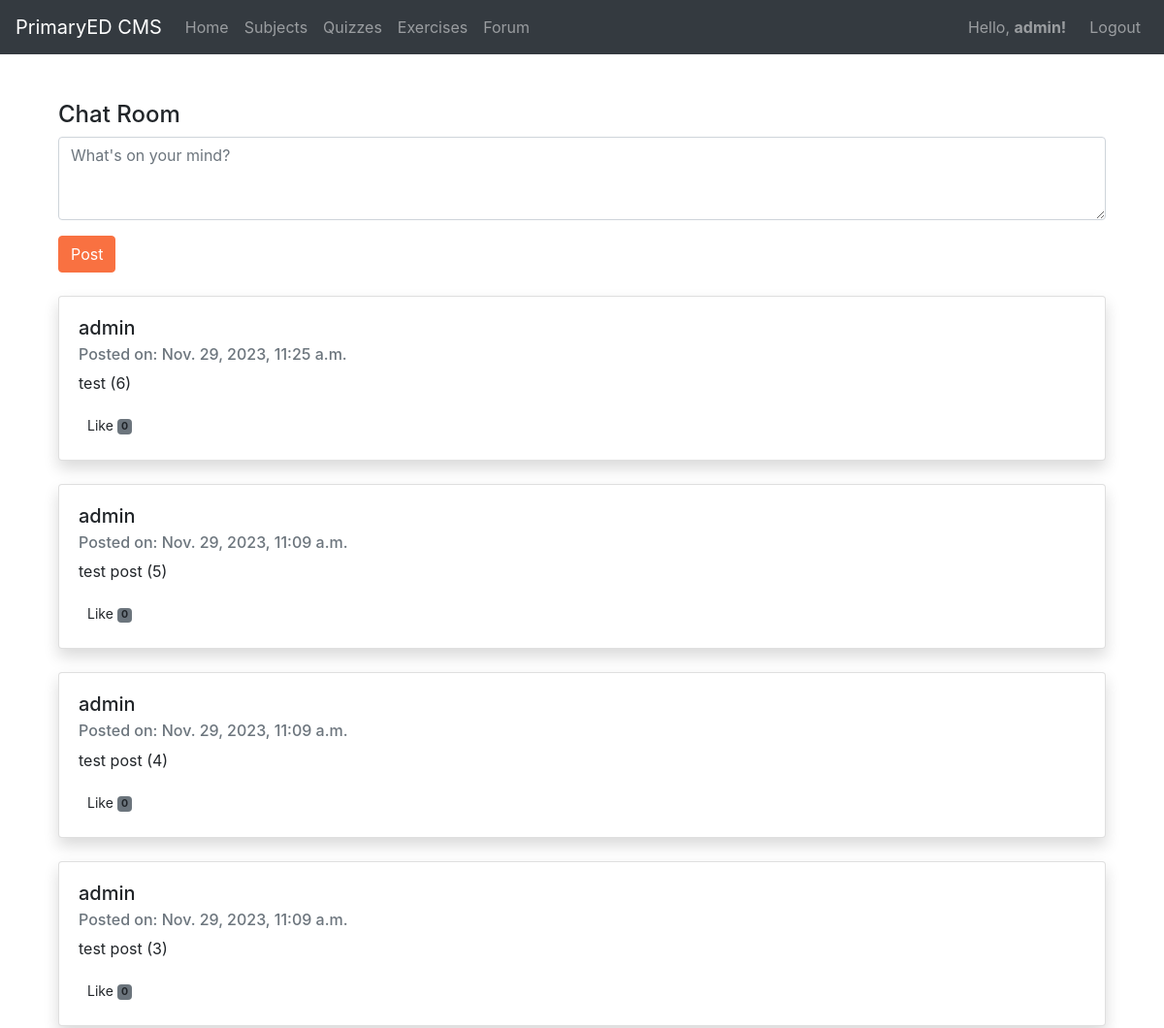
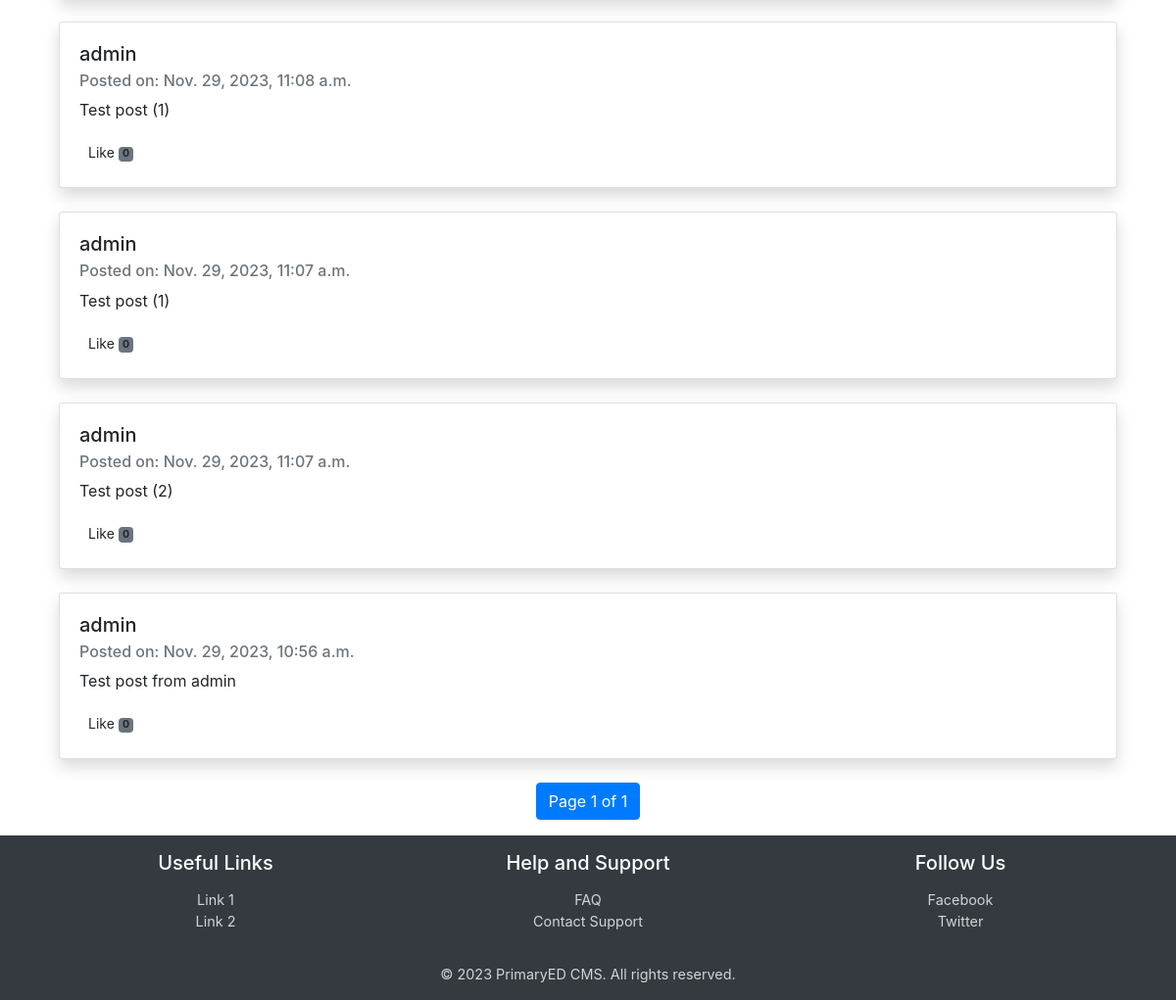
/forum (signed in), run on the app's committed database (2 pictures, top to bottom).
### core/models.py (models this page shows, shortened)
class User(AbstractUser):
    pass

class Post (models.Model):
    post = models.CharField(max_length=500)
    user = models.ForeignKey(User, on_delete=models.CASCADE, related_name="posts")
    timestamp = models.DateTimeField(auto_now_add=True)
    likes = models.ManyToManyField(User, blank=True, related_name="liked_posts")

### core/views.py (the view)
# urls.py: path('forum', views.forum, name='forum'),
def forum(request):
    posts_list = Post.objects.all().order_by('-timestamp')
    paginator = Paginator(posts_list, 10)
    page_number = request.GET.get('page')
    posts = paginator.get_page(page_number)
    return render(request, "core/forum.html", {"posts": posts})

### core/templates/core/forum.html (shortened to what this page needs)
{% extends "core/base.html" %}
{% load static %}
{% block body %}
<div class="container mt-4">
  {% if user.is_authenticated %}
  <div class="new-post mb-4">
    <form method="post" action="{% url 'new_post' %}">
      <div class="form-group">
        <label for="post" class="h4">Chat Room</label>
        <textarea class="form-control" id="post" name="post_content" placeholder="What's on your mind?" rows="3"></textarea>
      </div>
      <button type="submit" class="btn btn-primary">Post</button>
    </form>
  </div>
  {% endif %}
  <div class="posts">
    {% for post in posts %}
    <div class="post card shadow mb-4">
      <div class="card-body">
        <h5 class="card-title">{{ post.user.username }}</h5>
        <h6 class="card-subtitle mb-2 text-muted">Posted on: {{ post.timestamp }}</h6>
        <p class="card-text">{{ post.post }}</p>
        {% if user.is_authenticated %}
        <button id="like-btn-{{ post.id }}" type="button" class="btn btn-sm {% if request.user in post.likes.all %}liked{% else %}unliked{% endif %}" onclick="toggleLike('{{ post.id }}')" data-liked="{% if request.user in post.likes.all %}true{% else %}false{% endif %}">
          Like <span class="badge bg-secondary">{{ post.likes.count }}</span>
        </button>
        {% endif %}
      </div>
    </div>
    {% empty %}
    <div class="alert alert-info" role="alert">No posts to display.</div>
    {% endfor %}
  </div>
  <nav aria-label="Page navigation">
    <ul class="pagination justify-content-center">
      <li class="page-item active">
        <span class="page-link">
          Page {{ posts.number }} of {{ posts.paginator.num_pages }}
        </span>
      </li>
    </ul>
  </nav>
</div>
{% endblock %}

### core/templates/core/base.html (shortened to what this page needs)
{% load static %}
<!DOCTYPE html>
<html lang="en">
<head>
    <link rel="stylesheet" href="https://stackpath.bootstrapcdn.com/bootstrap/4.5.2/css/bootstrap.min.css" />
    <link rel="stylesheet" href="{% static 'core/styles.css' %}" />
</head>
<body>
    <div class="main">
        <nav class="navbar navbar-expand-lg navbar-dark bg-dark">
            <a class="navbar-brand" href="{% url 'index' %}">PrimaryED CMS</a>
            <div class="collapse navbar-collapse" id="navbarNav">
                <ul class="navbar-nav mr-auto">
                    <li class="nav-item">
                        <a class="nav-link" href="{% url 'index' %}">Home</a>
                    </li>
                    {% if request.user.is_authenticated %}
                        <li class="nav-item">
                            <a class="nav-link" href="{% url 'subject_list' %}">Subjects</a>
                        </li>
                        <li class="nav-item">
                            <a class="nav-link" href="#">Quizzes</a>
                        </li>
                        <li class="nav-item">
                            <a class="nav-link" href="#">Exercises</a>
                        </li>
                        <li class="nav-item">
                            <a class="nav-link" href="{% url 'forum' %}">Forum</a>
                        </li>
                    {% endif %}
                </ul>
                <ul class="navbar-nav">
                    {% if request.user.is_authenticated %}
                        <li class="nav-item">
                            <span class="navbar-text mr-3">Hello, <strong>{{ request.user.username }}!</strong></span>
                        </li>
                        <li class="nav-item">
                            <a class="nav-link" href="{% url 'logout' %}">Logout</a>
                        </li>
                    {% endif %}
                </ul>
            </div>
        </nav>
        <div class="container mt-4">{% block body %} {% endblock %}</div>
    </div>
    <footer class="footer text-center py-3 small-text">
        <div class="container">
            <div class="row">
                <div class="col-md-4">
                    <h5>Useful Links</h5>
                    <ul class="list-unstyled">
                        <li><a href="#">Link 1</a></li>
                        <li><a href="#">Link 2</a></li>
                    </ul>
                </div>
                <div class="col-md-4">
                    <h5>Help and Support</h5>
                    <ul class="list-unstyled">
                        <li><a href="#">FAQ</a></li>
                        <li><a href="#">Contact Support</a></li>
                    </ul>
                </div>
                <div class="col-md-4">
                    <h5>Follow Us</h5>
                    <ul class="list-unstyled">
                        <li><a href="#">Facebook</a></li>
                        <li><a href="#">Twitter</a></li>
                    </ul>
                </div>
            </div>
            <div class="mt-3">
                &copy; 2023 PrimaryED CMS. All rights reserved.
            </div>
        </div>
    </footer>
</body>
</html>

### core/static/core/styles.css (style rules this page uses)
html, body { height: 100%; margin: 0; }
body { display: flex; flex-direction: column; min-height: 100vh; }
.main { flex: 1; display: flex; flex-direction: column; }
.footer { background-color: #343a40; color: #d3d3d3; }
.footer a { color: #d3d3d3; }
.footer h5 { color: white; margin-bottom: 15px; }
.btn-primary { background-color: #f97141; border-color: #f97141; }
.small-text { font-size: 0.9rem; }

### data on the page
User: user.username "admin"
Post: user.username "admin", timestamp "Nov. 29, 2023, 11:25 a.m.", post "test (6)", likes.count "0"
Post: user.username "admin", timestamp "Nov. 29, 2023, 11:09 a.m.", post "test post (5)", likes.count "0"
Post: user.username "admin", timestamp "Nov. 29, 2023, 11:09 a.m.", post "test post (4)", likes.count "0"
Post: user.username "admin", timestamp "Nov. 29, 2023, 11:09 a.m.", post "test post (3)", likes.count "0"
Post: user.username "admin", timestamp "Nov. 29, 2023, 11:08 a.m.", post "Test post (1)", likes.count "0"
Post: user.username "admin", timestamp "Nov. 29, 2023, 11:07 a.m.", post "Test post (1)", likes.count "0"
Post: user.username "admin", timestamp "Nov. 29, 2023, 11:07 a.m.", post "Test post (2)", likes.count "0"
Post: user.username "admin", timestamp "Nov. 29, 2023, 10:56 a.m.", post "Test post from admin", likes.count "0"

### other printed values
{{ posts.number }} "1"
{{ posts.paginator.num_pages }} "1"
